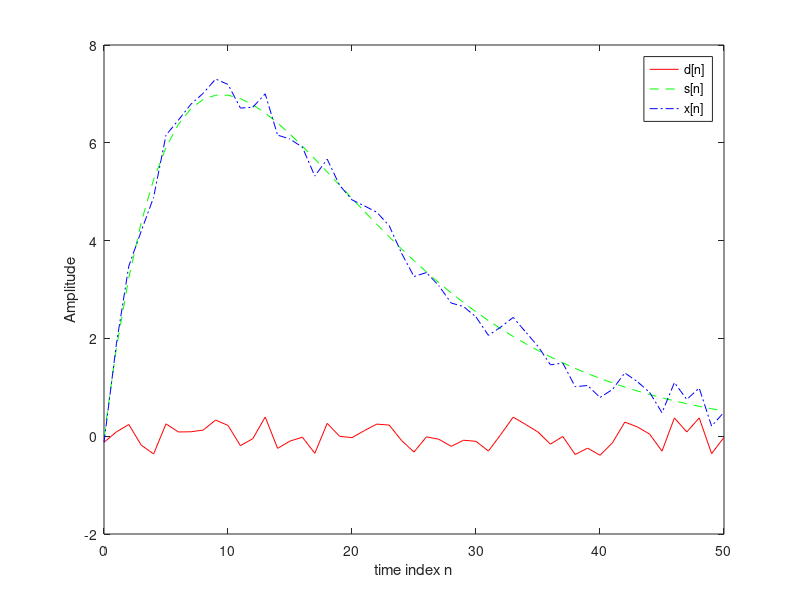
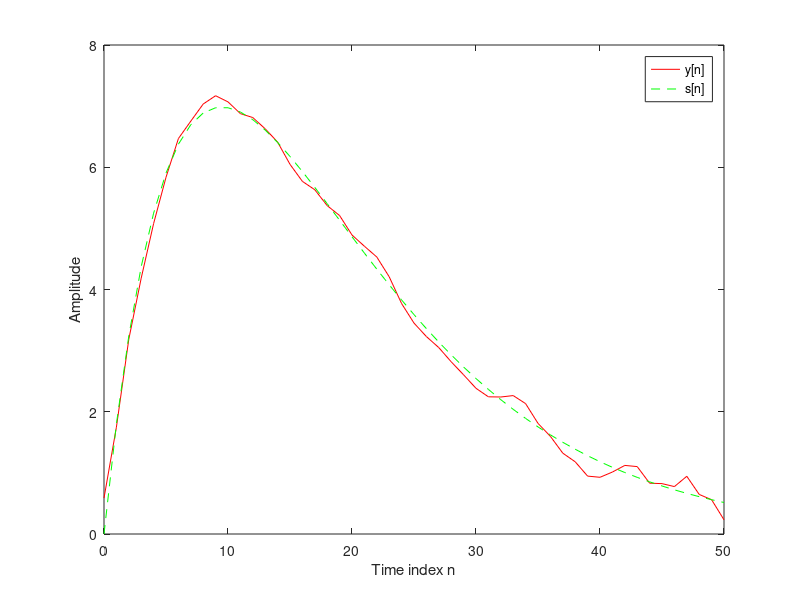

Source code (MATLAB) for these figures, in order:
%program for signal smoothing
%by averagin
clf;
R = 51;
d = 0.8 *(rand(R,1) - 0.5); %Generate random notes 
m = 0:R-1;
s = 2*m.*(0.9.^m); %Generate uncorrupted signal
x = s + d';        %Generate noise corrupted signal
%the ' in the above line is a complex conjugate function
figure (1);
plot(m,d' , 'r-', m,s, 'g--', m,x,'b-.');
xlabel('time index n'); ylabel('Amplitude');
legend('d[n]', 's[n]','x[n]');
x1 = [0 0 x]; x2 = [0 x 0]; x3= [x 0 0];
y = (x1+x2+x3)/3;
figure (2);
plot(m,y(2:R+1),'r-',m,s,'g--');
legend('y[n]' , 's[n]');
xlabel('Time index n');ylabel('Amplitude');
